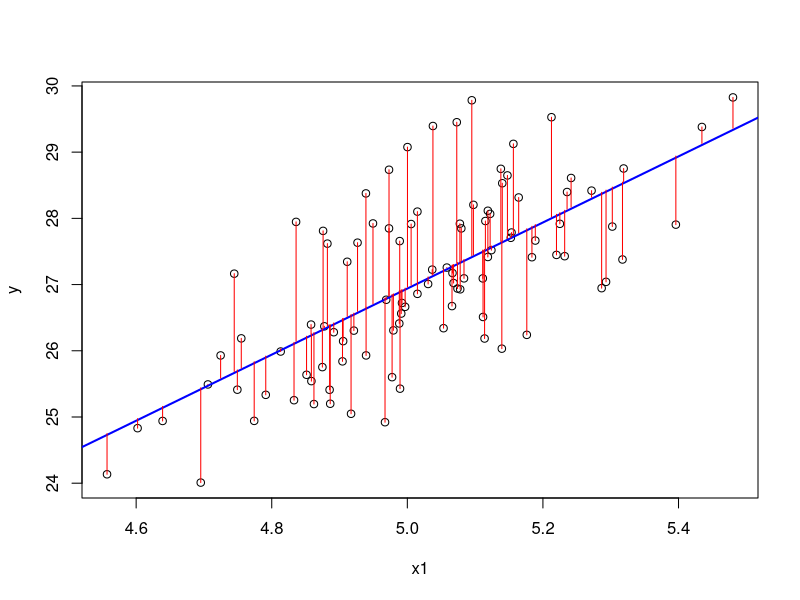

The R source for this figure:
## ---- chunk 1
library(arm)

set.seed(1)
n = 100
a = 2
b1 = 5
x1 = rnorm(n, 5, sd = 0.2)
epsilon <- rnorm(n)

y = a + b1 * x1 + epsilon

mod1 <- lm(y ~ x1)
display(mod1, detail = T)
plot(x1, y)
abline(a = 1.99, b = 4.99, col = "blue", lwd = 2)
segments(x1, y, x1, predict(mod1), col = "red")
## ---- chunk 2
yhat = predict(mod1) # predicted values
RSS = sum((y - yhat)^2) # the difference from the predicted values and the actual values
all.equal(RSS, sum((mod1$residuals)^2)) # comparing our calculations from the model estimations
## ---- chunk 3
ourbeta <- (cor(y, x1) * sd(y)/sd(x1))
all.equal(ourbeta, unname(coef(mod1)[2]))
## ---- chunk 4
e <- sqrt(sum(mod1$residuals^2)/ (length(y) - 2)) # This is the residual standard deviation
ssx <- sum((x1 - mean(x1))^2) # And these are the sum of deviations from the mean of x

# Divide them both while taking the sqrt of ssx and you get the SE.
se <- e/sqrt(ssx); se
display(mod1) # compare

## ---- chunk 5
upper <- b1 + 2 * se; upper
lower <- b1 - 2 * se; lower

confint(mod1)
# I don't know why they don't round up to the exact numbers.

# Also the t statistic
b1/se
## ---- chunk 6
total_var = sum((y - mean(y))^2) # total variance in y
var_not_explained = sum((y - yhat)^2) # total variance not explained (deviations of y from predictions)

1 - (var_not_explained/total_var) # divide them and we get the % of variance NOT explained. subtract a 1 and get the % of variance explained
summary(mod1)$r.squared # compare to this
